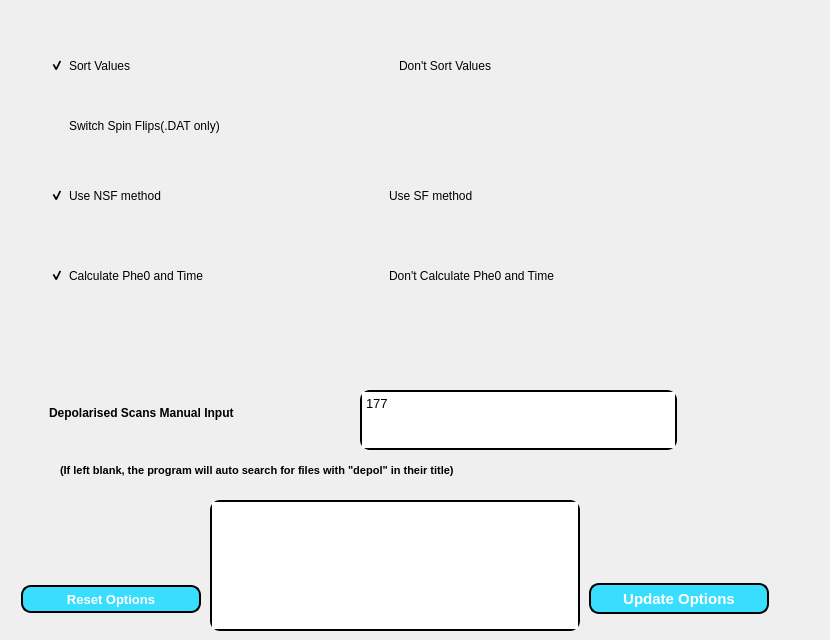
      <widget class="QWidget" name="page_2_options">
       <widget class="QCheckBox" name="checkbox_sort_values">
        <property name="geometry">
         <rect>
          <x>50</x>
          <y>40</y>
          <width>171</width>
          <height>51</height>
         </rect>
        </property>
        <property name="styleSheet">
         <string notr="true">QCheckBox {
background-color:rgb(54, 193, 193,00)
}</string>
        </property>
        <property name="text">
         <string>Sort Values</string>
        </property>
        <property name="checked">
         <bool>true</bool>
        </property>
       </widget>
       <widget class="QCheckBox" name="checkbox_switch_spin_flips">
        <property name="geometry">
         <rect>
          <x>50</x>
          <y>100</y>
          <width>241</width>
          <height>51</height>
         </rect>
        </property>
        <property name="styleSheet">
         <string notr="true">QCheckBox {
background-color:rgb(54, 193, 193,00)
}</string>
        </property>
        <property name="text">
         <string>Switch Spin Flips(.DAT only)</string>
        </property>
       </widget>
       <widget class="QCheckBox" name="checkbox_nsf_polarise_method">
        <property name="geometry">
         <rect>
          <x>50</x>
          <y>170</y>
          <width>171</width>
          <height>51</height>
         </rect>
        </property>
        <property name="styleSheet">
         <string notr="true">QCheckBox {
background-color:rgb(54, 193, 193,00)
}</string>
        </property>
        <property name="text">
         <string>Use NSF method</string>
        </property>
        <property name="checked">
         <bool>true</bool>
        </property>
       </widget>
       <widget class="QCheckBox" name="checkbox_sf_polarise_method">
        <property name="geometry">
         <rect>
          <x>370</x>
          <y>170</y>
          <width>171</width>
          <height>51</height>
         </rect>
        </property>
        <property name="styleSheet">
         <string notr="true">QCheckBox {
background-color:rgb(54, 193, 193,00)
}</string>
        </property>
        <property name="text">
         <string>Use SF method</string>
        </property>
       </widget>
       <widget class="QPushButton" name="btn_update_options_pg2">
        <property name="geometry">
         <rect>
          <x>589</x>
          <y>583</y>
          <width>180</width>
          <height>31</height>
         </rect>
        </property>
        <property name="font">
         <font>
          <pointsize>11</pointsize>
          <weight>75</weight>
          <bold>true</bold>
         </font>
        </property>
        <property name="styleSheet">
         <string notr="true">QPushButton{
	background:rgb(57, 222, 255);
	border: 2px solid black;
	border-radius: 10px;
	color: White;
	font-style:Bold
}
QPushButton:Focus{
	background: rgb(57,222,255);
	border: 2px solid Black;
	border-radius: 10px;
	color: Black;
	font-style: Italic, bold
}</string>
        </property>
        <property name="text">
         <string>Update Options</string>
        </property>
       </widget>
       <widget class="QTextBrowser" name="textbrowser_pg2">
        <property name="geometry">
         <rect>
          <x>210</x>
          <y>500</y>
          <width>370</width>
          <height>131</height>
         </rect>
        </property>
        <property name="font">
         <font>
          <pointsize>10</pointsize>
         </font>
        </property>
        <property name="styleSheet">
         <string notr="true">QTextEdit{
	border: 2px solid black;
	border-radius: 10px;
	color: Black;
	border-color: black

}
</string>
        </property>
       </widget>
       <widget class="QPushButton" name="btn_reset_p2">
        <property name="geometry">
         <rect>
          <x>21</x>
          <y>585</y>
          <width>180</width>
          <height>28</height>
         </rect>
        </property>
        <property name="font">
         <font>
          <pointsize>10</pointsize>
          <weight>75</weight>
          <bold>true</bold>
         </font>
        </property>
        <property name="styleSheet">
         <string notr="true">QPushButton{
	background:rgb(57, 222, 255);
	border: 2px solid black;
	border-radius: 10px;
	color: White;
	font-style:Bold
}
QPushButton:Focus{
	background: rgb(57,222,255);
	border: 2px solid Black;
	border-radius: 10px;
	color: Black;
	font-style: Italic, bold
}</string>
        </property>
        <property name="text">
         <string>Reset Options</string>
        </property>
       </widget>
       <widget class="QCheckBox" name="checkbox_dont_sort_values">
        <property name="geometry">
         <rect>
          <x>380</x>
          <y>40</y>
          <width>171</width>
          <height>51</height>
         </rect>
        </property>
        <property name="styleSheet">
         <string notr="true">QCheckBox {
background-color:rgb(54, 193, 193,00)
}</string>
        </property>
        <property name="text">
         <string>Don't Sort Values</string>
        </property>
       </widget>
       <widget class="QTextEdit" name="textedit_depolarised_scan_number">
        <property name="geometry">
         <rect>
          <x>360</x>
          <y>390</y>
          <width>317</width>
          <height>60</height>
         </rect>
        </property>
        <property name="font">
         <font>
          <pointsize>10</pointsize>
         </font>
        </property>
        <property name="styleSheet">
         <string notr="true">QTextEdit{
	border: 2px solid black;
	border-radius: 10px;
	color: Black;
	border-color: black

}
QTextEdit:Hover{
	Border-Color: Red
}</string>
        </property>
        <property name="html">
         <string>&lt;!DOCTYPE HTML PUBLIC &quot;-//W3C//DTD HTML 4.0//EN&quot; &quot;http://www.w3.org/TR/REC-html40/strict.dtd&quot;&gt;
&lt;html&gt;&lt;head&gt;&lt;meta name=&quot;qrichtext&quot; content=&quot;1&quot; /&gt;&lt;style type=&quot;text/css&quot;&gt;
p, li { white-space: pre-wrap; }
&lt;/style&gt;&lt;/head&gt;&lt;body style=&quot; font-family:'MS Shell Dlg 2'; font-size:10pt; font-weight:400; font-style:normal;&quot;&gt;
&lt;p style=&quot; margin-top:0px; margin-bottom:0px; margin-left:0px; margin-right:0px; -qt-block-indent:0; text-indent:0px;&quot;&gt;177&lt;/p&gt;&lt;/body&gt;&lt;/html&gt;</string>
        </property>
       </widget>
       <widget class="QLabel" name="lbl_depolarised_scan_input_2">
        <property name="geometry">
         <rect>
          <x>60</x>
          <y>460</y>
          <width>761</width>
          <height>21</height>
         </rect>
        </property>
        <property name="font">
         <font>
          <pointsize>8</pointsize>
          <weight>75</weight>
          <bold>true</bold>
         </font>
        </property>
        <property name="styleSheet">
         <string notr="true">QLabel {
background-color:rgb(54, 193, 193,00)
}</string>
        </property>
        <property name="text">
         <string>(If left blank, the program will auto search for files with &quot;depol&quot; in their title)</string>
        </property>
       </widget>
       <widget class="QCheckBox" name="checkbox_depolarised_scan_manual_input">
        <property name="geometry">
         <rect>
          <x>30</x>
          <y>400</y>
          <width>370</width>
          <height>26</height>
         </rect>
        </property>
        <property name="font">
         <font>
          <pointsize>9</pointsize>
          <weight>75</weight>
          <bold>true</bold>
         </font>
        </property>
        <property name="styleSheet">
         <string notr="true">QCheckBox {
background-color:rgb(54, 193, 193,00)
}</string>
        </property>
        <property name="text">
         <string>Depolarised Scans Manual Input</string>
        </property>
        <property name="checked">
         <bool>false</bool>
        </property>
       </widget>
       <widget class="QCheckBox" name="checkbox_calculate_phe_and_time">
        <property name="geometry">
         <rect>
          <x>50</x>
          <y>250</y>
          <width>211</width>
          <height>51</height>
         </rect>
        </property>
        <property name="styleSheet">
         <string notr="true">QCheckBox {
background-color:rgb(54, 193, 193,00)
}</string>
        </property>
        <property name="text">
         <string>Calculate Phe0 and Time</string>
        </property>
        <property name="checked">
         <bool>true</bool>
        </property>
       </widget>
       <widget class="QCheckBox" name="checkbox_dont_calculate_phe_and_time">
        <property name="geometry">
         <rect>
          <x>370</x>
          <y>250</y>
          <width>281</width>
          <height>51</height>
         </rect>
        </property>
        <property name="styleSheet">
         <string notr="true">QCheckBox {
background-color:rgb(54, 193, 193,00)
}</string>
        </property>
        <property name="text">
         <string>Don't Calculate Phe0 and Time</string>
        </property>
        <property name="checked">
         <bool>false</bool>
        </property>
       </widget>
      </widget>
